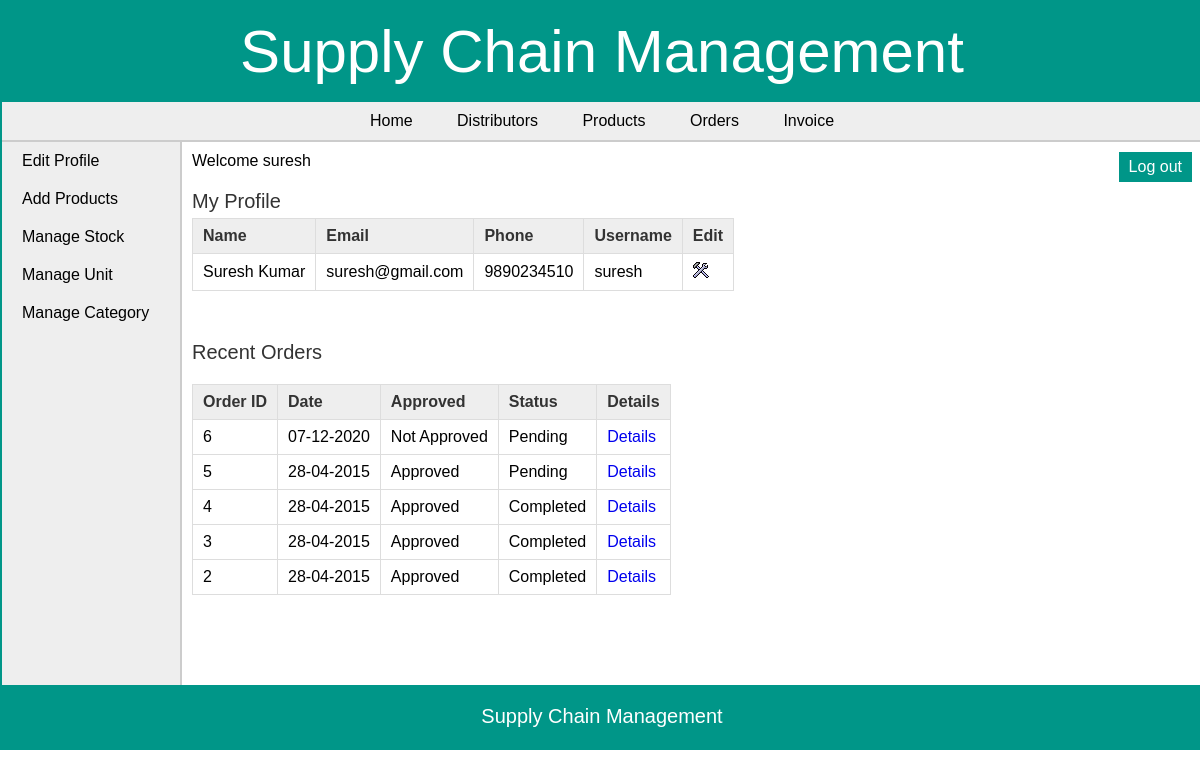
The page /manufacturer/index.php (signed in) on the database its author committed.
### tables this page shows
CREATE TABLE `manufacturer` (
  `man_id` int(11) NOT NULL,
  `man_name` varchar(25) NOT NULL,
  `man_email` varchar(50) DEFAULT NULL,
  `man_phone` varchar(10) NOT NULL,
  `username` varchar(20) NOT NULL,
  `password` varchar(20) NOT NULL
);

CREATE TABLE `orders` (
  `order_id` int(11) NOT NULL,
  `date` date NOT NULL,
  `retailer_id` int(11) NOT NULL,
  `approved` tinyint(1) NOT NULL,
  `status` tinyint(1) NOT NULL,
  `total_amount` decimal(10,3) NOT NULL
);

### manufacturer/index.php (the view, shortened to what this page needs)
<?php
	include("../includes/config.php");
	if(isset($_SESSION['manufacturer_login'])) {
		if($_SESSION['manufacturer_login'] == true) {
			$id = $_SESSION['manufacturer_id'];
			$query_selectManufacturer = "SELECT * FROM manufacturer WHERE man_id='$id'";
			$result_selectManufacturer = mysqli_query($con,$query_selectManufacturer);
			$row_selectManufacturer = mysqli_fetch_array($result_selectManufacturer);
			$query_selectOrder = "SELECT * FROM orders ORDER BY order_id DESC LIMIT 5";
			$result_selectOrder = mysqli_query($con,$query_selectOrder);
		}
		else {
			header('Location:../index.php');
		}
	}
	else {
		header('Location:../index.php');
	}
?>
<!DOCTYPE html>
<html>
<head>
	<link rel="stylesheet" href="../includes/main_style.css" >
</head>
<body>
	<?php
		include("../includes/header.inc.php");
		include("../includes/nav_manufacturer.inc.php");
		include("../includes/aside_manufacturer.inc.php");
	?>
	<section>
		Welcome <?php echo $_SESSION['sessUsername']; ?>
		<article>
			<h2>My Profile</h2>
			<table class="table_displayData">
			<tr>
				<th>Name</th>
				<th>Email</th>
				<th>Phone</th>
				<th>Username</th>
				<th> Edit </th>
			</tr>
			<tr>
				<td> <?php echo $row_selectManufacturer['man_name']; ?> </td>
				<td> <?php echo $row_selectManufacturer['man_email']; ?> </td>
				<td> <?php echo $row_selectManufacturer['man_phone']; ?> </td>
				<td> <?php echo $row_selectManufacturer['username']; ?> </td>
				<td> <a href="edit_profile.php"><img src="../images/edit.png" alt="edit" /></a> </td>
			</tr>
		</table>
		</article>
		<article>
			<h2>Recent Orders</h2>
			<table class="table_displayData" style="margin-top:20px;">
			<tr>
				<th> Order ID </th>
				<th> Date </th>
				<th> Approved </th>
				<th> Status </th>
				<th> Details </th>
			</tr>
			<?php $i=1; while($row_selectOrder = mysqli_fetch_array($result_selectOrder)) { ?>
			<tr>
				<td> <?php echo $row_selectOrder['order_id']; ?> </td>
				<td> <?php echo date("d-m-Y",strtotime($row_selectOrder['date'])); ?> </td>
				<td>
					<?php
						if($row_selectOrder['approved'] == 0) {
							echo "Not Approved";
						}
						else {
							echo "Approved";
						}
					?>
				</td>
				<td>
					<?php
						if($row_selectOrder['status'] == 0) {
							echo "Pending";
						}
						else {
							echo "Completed";
						}
					?>
				</td>
				<td> <a href="view_order_items.php?id=<?php echo $row_selectOrder['order_id']; ?>">Details</a> </td>
			</tr>
			<?php $i++; } ?>
		</table>
		</article>
	</section>
	<?php
		include("../includes/footer.inc.php");
	?>
</body>
</html>

### includes/main_style.css (style rules this page uses)
* { font-family: arial,sans-serif; margin:0px; padding:0px; }
body { width:1200px; margin:auto; border:2px solid #009688; }
a { text-decoration:none; }
section { width:1000px; padding:10px; padding-bottom:40px; }
article { margin-top:20px; margin-bottom:50px; }
article h2 { margin-bottom:5px; font-weight:normal; color:#333; font-size: 20px; }
table { border-collapse: collapse; }
.table_displayData td, .table_displayData th { border:1px solid #ddd; padding: 8px 10px; text-align: left; }
.table_displayData th { background-color:#eee; color:#333; }

### rows shown on the page
manufacturer: man_name "Suresh Kumar", man_email "suresh@gmail.com", man_phone "9890234510", username "suresh"
orders: order_id "6", date "07-12-2020", approved "Not Approved", status "Pending"
orders: order_id "5", date "28-04-2015", approved "Approved", status "Pending"
orders: order_id "4", date "28-04-2015", approved "Approved", status "Completed"
orders: order_id "3", date "28-04-2015", approved "Approved", status "Completed"
orders: order_id "2", date "28-04-2015", approved "Approved", status "Completed"

### other values the page prints
$_SESSION['sessUsername'] "suresh"
